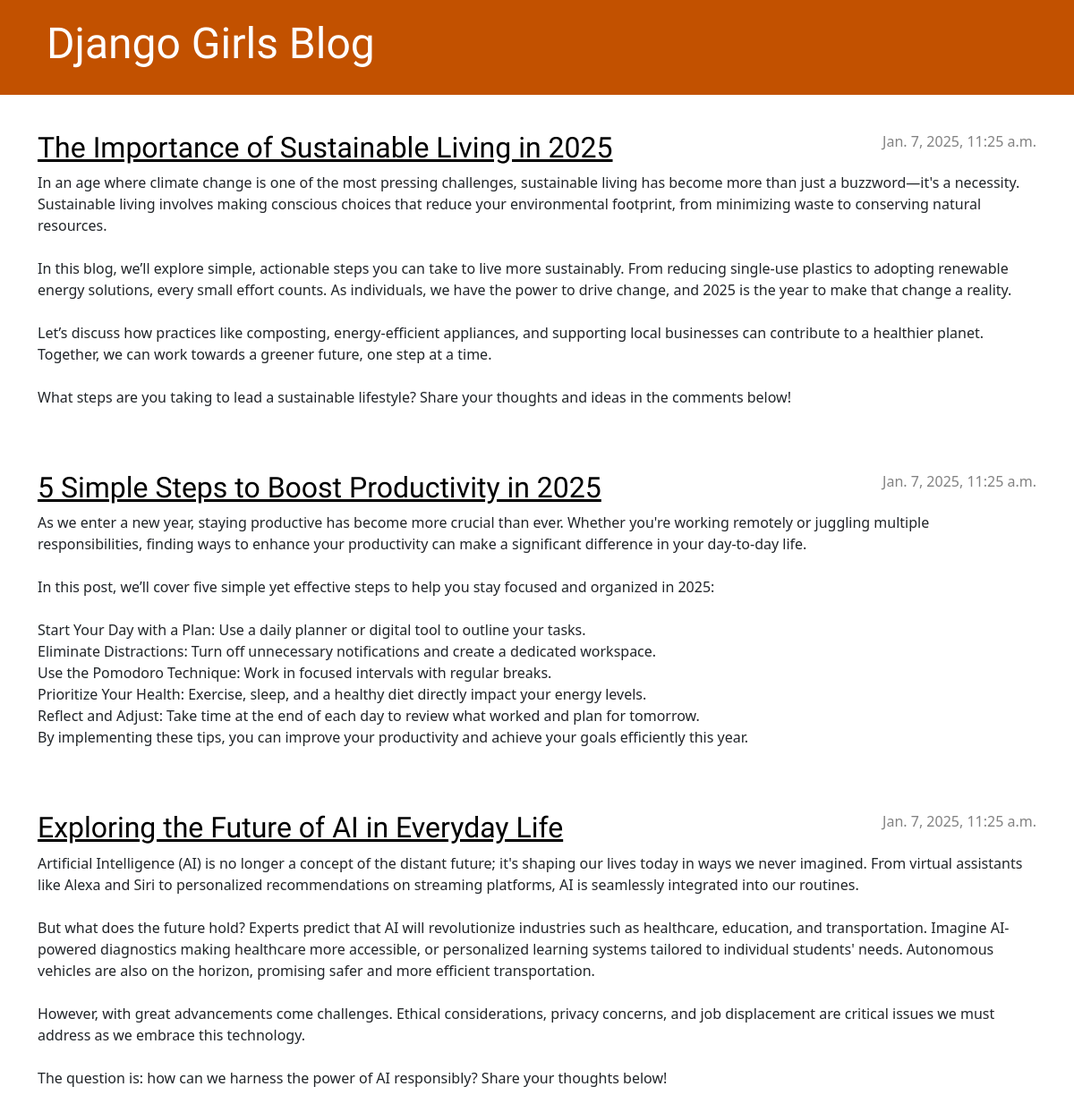
Before: / with the older database file.
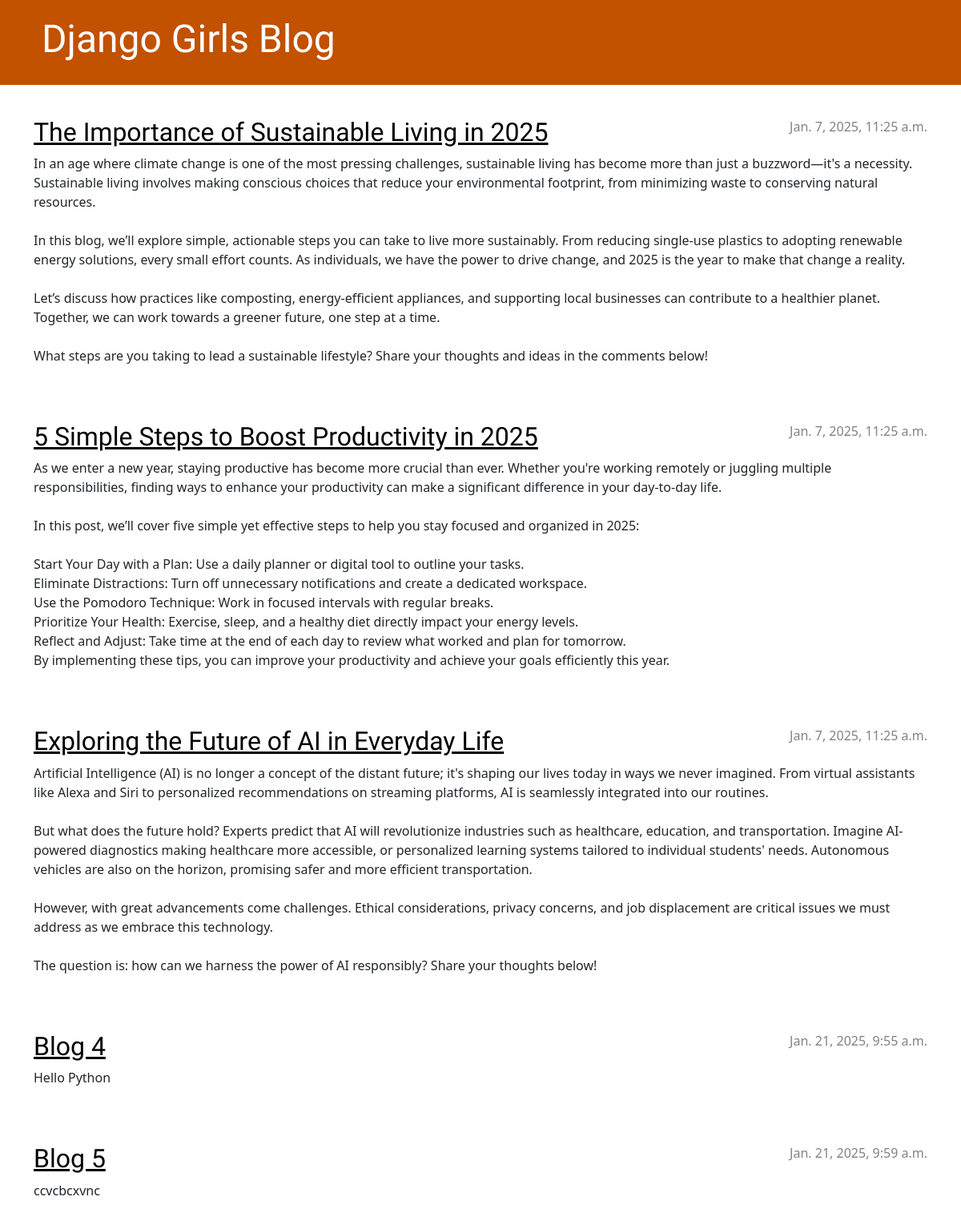
After: the same page with the newer database file.
### blog/models.py (models this page shows, shortened)
class Post(models.Model):
    author = models.ForeignKey(settings.AUTH_USER_MODEL, on_delete=models.CASCADE)
    title = models.CharField(max_length=200)
    text = models.TextField()
    created_date = models.DateTimeField(default=timezone.now)
    published_date = models.DateTimeField(blank=True, null=True)

### blog/views.py (the view)
# urls.py: path('', views.post_list, name='post_list'),
def post_list(request):
    posts = Post.objects.filter(published_date__lte=timezone.now()).order_by('published_date')
    return render(request, 'blog/post_list.html', {'posts': posts})

### blog/templates/blog/post_list.html
{% extends 'blog/base.html' %} {% block content %} {% for post in posts %}
<article class="post">
  <time class="date"> {{ post.published_date }} </time>
  <h2><a href="{% url 'post_detail' pk=post.pk %}">{{ post.title }}</a></h2>
  <p>{{ post.text|linebreaksbr }}</p>
</article>
{% endfor %} {% endblock %}

### blog/templates/blog/base.html (shortened to what this page needs)
{% load static %}
<!DOCTYPE html>
<html>
  <head>
    <link
      rel="stylesheet"
      href="https://cdn.jsdelivr.net/npm/bootstrap@5.3.3/dist/css/bootstrap.min.css"
    />
    <link rel="stylesheet" href="{% static 'css/blog.css' %}" />
  </head>
  <body>
    <header class="page-header">
      <div class="container">
        <h1><a href="/">Django Girls Blog</a></h1>
      </div>
    </header>
    <main class="content container">
      <div class="row">
        <div class="col">{% block content %} {% endblock %}</div>
      </div>
    </main>
  </body>
</html>

### blog/static/css/blog.css (style rules this page uses)
h1 a, h2 a { color: #c25100; font-family: "Lobster"; }
.page-header { background-color: #c25100; margin-top: 0; margin-bottom: 40px; padding: 20px 20px 20px 40px; }
.page-header h1, .page-header h1 a, .page-header h1 a:visited, .page-header h1 a:active { color: #ffffff; font-size: 36pt; text-decoration: none; }
h1, h2, h3, h4 { font-family: "Lobster", cursive; }
.date { color: #828282; }
.post { margin-bottom: 70px; }
.post h2 a, .post h2 a:visited { color: #000000; }
.post > .date, .post > .actions { float: right; }

Changed rows visible on the page:
added Post: published_date "Jan. 21, 2025, 9:55 a.m.", title "Blog 4", text "Hello Python"
added Post: published_date "Jan. 21, 2025, 9:59 a.m.", title "Blog 5", text "ccvcbcxvnc"
